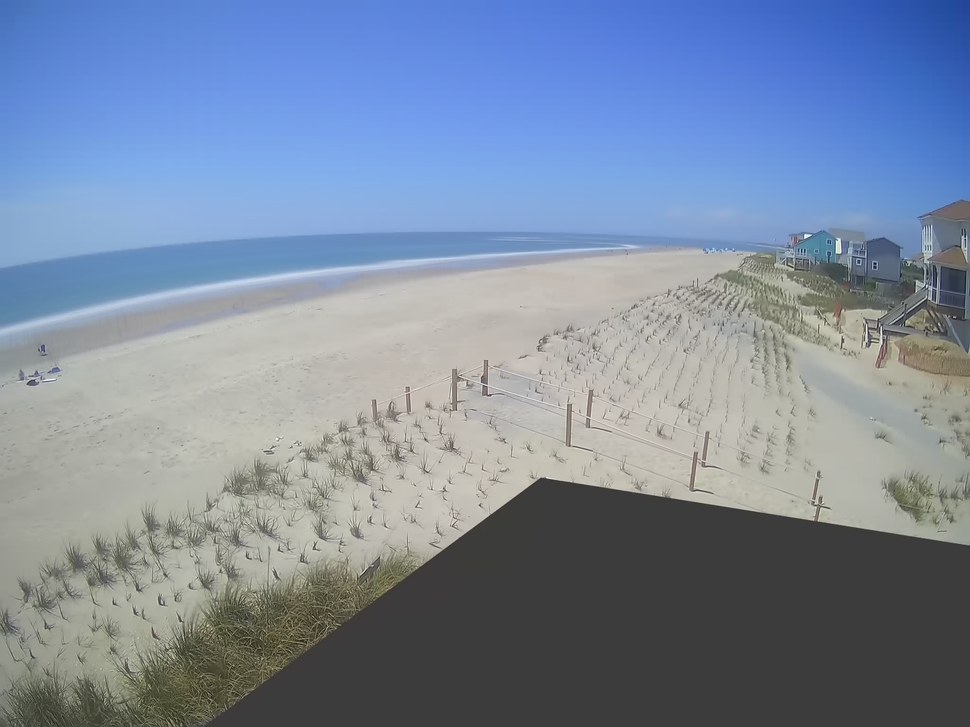
#> input picture oakisland_west-2023-04-07-165516Z-timex.png, 970 x 727 px, shrunk from 2048 x 1536 before the run; its folder holds only this picture in this run
$ python -i PREDICT_ML_segmentation_All_filters_All_ImagesRForest.py   (imports and definitions only)   (older library calls are emulated)
#> lines starting #> are read from the running program, lines starting #| are printed output that depends on the picture; after the words box and inside, x2 and y2 are one past the last pixel; in counts of white or black regions, pixels touching at a corner belong together
#!/usr/bin/env python
__author__ = "Sreenivas Bhattiprolu"
__license__ = "Feel free to copy, I appreciate if you acknowledge Python for Microscopists"

# https://www.youtube.com/watch?v=LsuCjbUoI7A

"""
@author: Sreenivas Bhattiprolu
"""


import numpy as np
import cv2
import pandas as pd

def feature_extraction(img):
    df = pd.DataFrame()


#All features generated must match the way features are generated for TRAINING.
#Feature1 is our original image pixels
    img2 = img.reshape(-1)
    df['Original Image'] = img2

#Generate Gabor features
    num = 1
    kernels = []
    for theta in range(2):
        theta = theta / 4. * np.pi
        for sigma in (1, 3):
            for lamda in np.arange(0, np.pi, np.pi / 4):
                for gamma in (0.05, 0.5):
#               print(theta, sigma, , lamda, frequency)

                    gabor_label = 'Gabor' + str(num)
#                    print(gabor_label)
                    ksize=9
                    kernel = cv2.getGaborKernel((ksize, ksize), sigma, theta, lamda, gamma, 0, ktype=cv2.CV_32F)
                    kernels.append(kernel)
                    #Now filter image and add values to new column
                    fimg = cv2.filter2D(img2, cv2.CV_8UC3, kernel)
                    filtered_img = fimg.reshape(-1)
                    df[gabor_label] = filtered_img  #Modify this to add new column for each gabor
                    num += 1
########################################
#Geerate OTHER FEATURES and add them to the data frame
#Feature 3 is canny edge
    edges = cv2.Canny(img, 100,200)   #Image, min and max values
    edges1 = edges.reshape(-1)
    df['Canny Edge'] = edges1 #Add column to original dataframe

    from skimage.filters import roberts, sobel, scharr, prewitt

#Feature 4 is Roberts edge
    edge_roberts = roberts(img)
    edge_roberts1 = edge_roberts.reshape(-1)
    df['Roberts'] = edge_roberts1

#Feature 5 is Sobel
    edge_sobel = sobel(img)
    edge_sobel1 = edge_sobel.reshape(-1)
    df['Sobel'] = edge_sobel1

#Feature 6 is Scharr
    edge_scharr = scharr(img)
    edge_scharr1 = edge_scharr.reshape(-1)
    df['Scharr'] = edge_scharr1

    #Feature 7 is Prewitt
    edge_prewitt = prewitt(img)
    edge_prewitt1 = edge_prewitt.reshape(-1)
    df['Prewitt'] = edge_prewitt1

    #Feature 8 is Gaussian with sigma=3
    from scipy import ndimage as nd
    gaussian_img = nd.gaussian_filter(img, sigma=3)
    gaussian_img1 = gaussian_img.reshape(-1)
    df['Gaussian s3'] = gaussian_img1

    #Feature 9 is Gaussian with sigma=7
    gaussian_img2 = nd.gaussian_filter(img, sigma=7)
    gaussian_img3 = gaussian_img2.reshape(-1)
    df['Gaussian s7'] = gaussian_img3

    #Feature 10 is Median with sigma=3
    median_img = nd.median_filter(img, size=3)
    median_img1 = median_img.reshape(-1)
    df['Median s3'] = median_img1

    #Feature 11 is Variance with size=3
    variance_img = nd.generic_filter(img, np.var, size=3)
    variance_img1 = variance_img.reshape(-1)
    df['Variance s3'] = variance_img1  #Add column to original dataframe


    return df


#########################################################

#Applying trained model to segment multiple files.

import glob
import pickle
from matplotlib import pyplot as plt

filename = "sandstone_model"
# [1 line not run here, left out]

path = "images/Train_images/*.tif"
# [12 lines not run here, left out]

#Above, we are splitting the file path into 2 -> creates a list with 2 entries
#Then we are taking the second half of name to save segmented images with that name

>>> import cv2
>>> picture = cv2.imread('../oakisland_west-2023-04-07-165516Z-timex.png', cv2.IMREAD_GRAYSCALE)
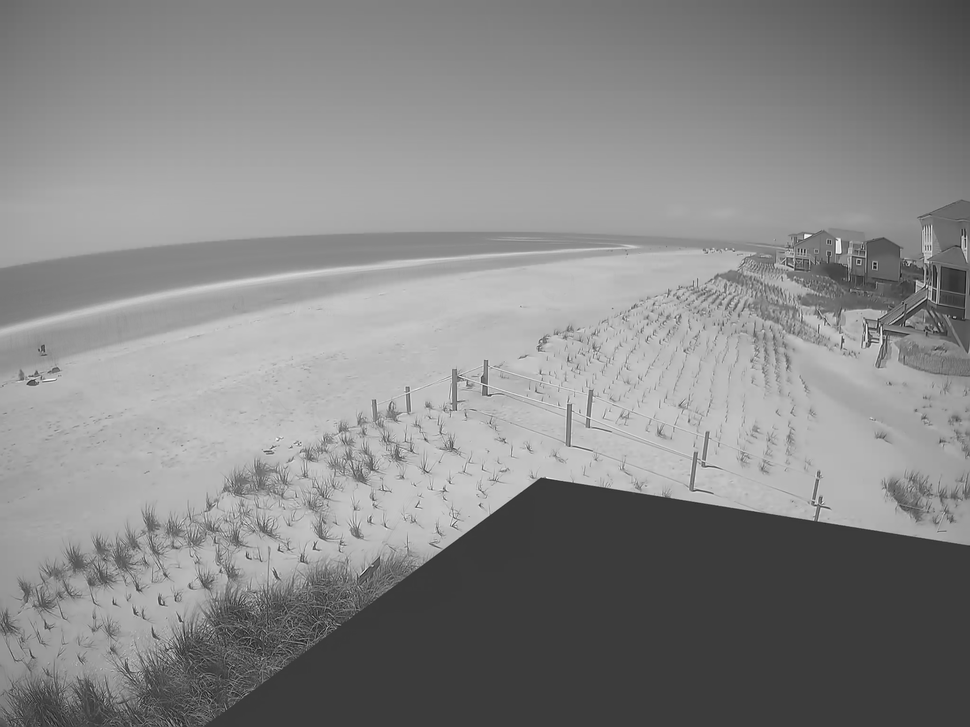
#> picture: shape (727, 970); min 13, max 252, mean 135.3
>>> result = feature_extraction(picture)
#> after the loop in feature_extraction, `for theta in range(2):`: kernels = 32 items; num = 33
#> in feature_extraction, `edges = cv2.Canny(img, 100,200)`:
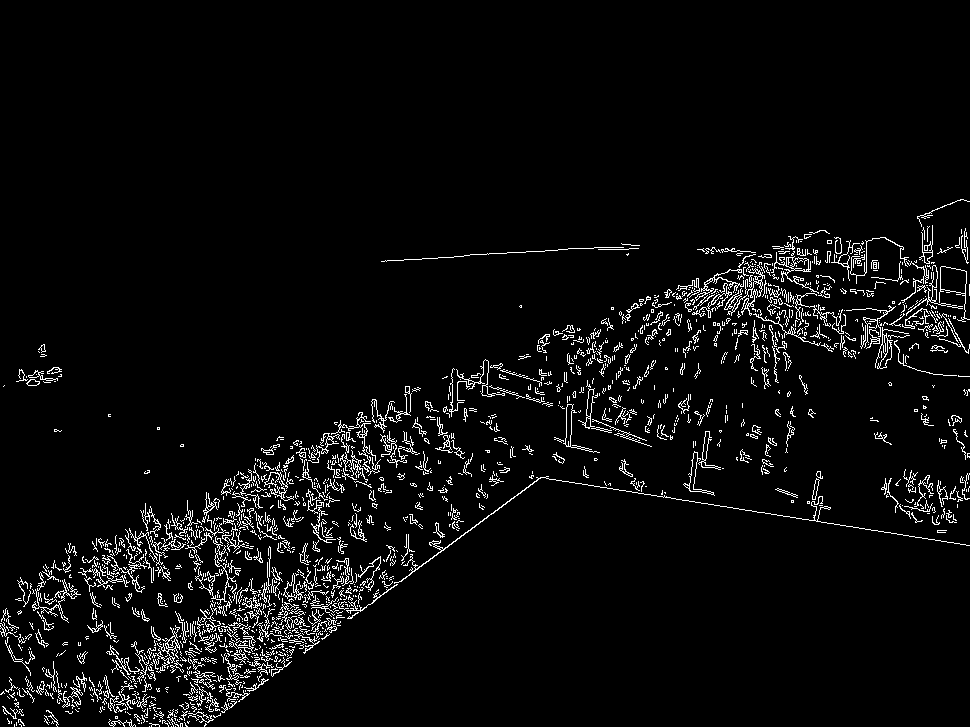
#> edges: shape (727, 970); 4.3% white in thin lines or dots, all inside (x1, y1, x2, y2) = (0, 199, 970, 727)
#> in feature_extraction, `edge_roberts = roberts(img)`:
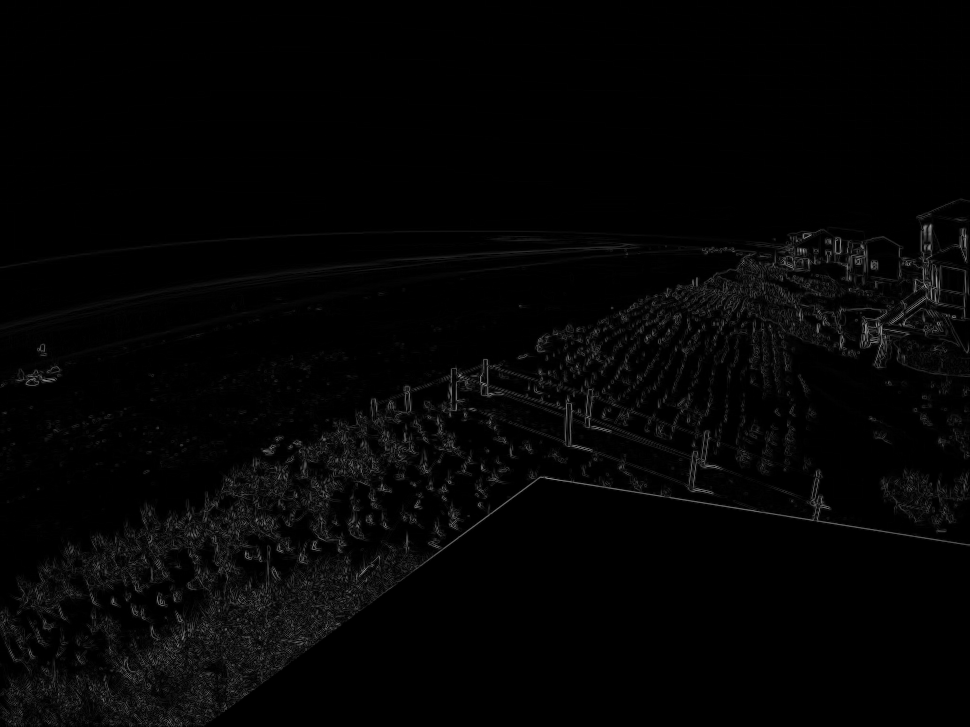
#> edge_roberts: shape (727, 970) float64; min 0, max 0.616, mean 0.0174
#> in feature_extraction, `gaussian_img2 = nd.gaussian_filter(img, sigma=7)`:
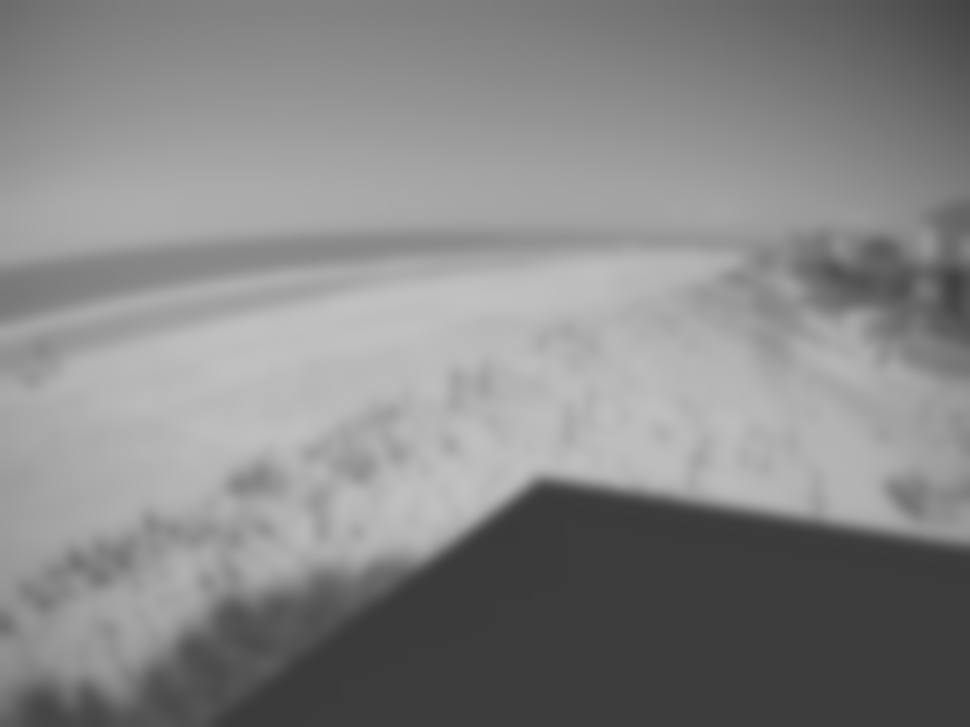
#> gaussian_img2: shape (727, 970); min 58, max 194, mean 134.5
#> (the run stopped early here; a loop or call above may not have finished)
